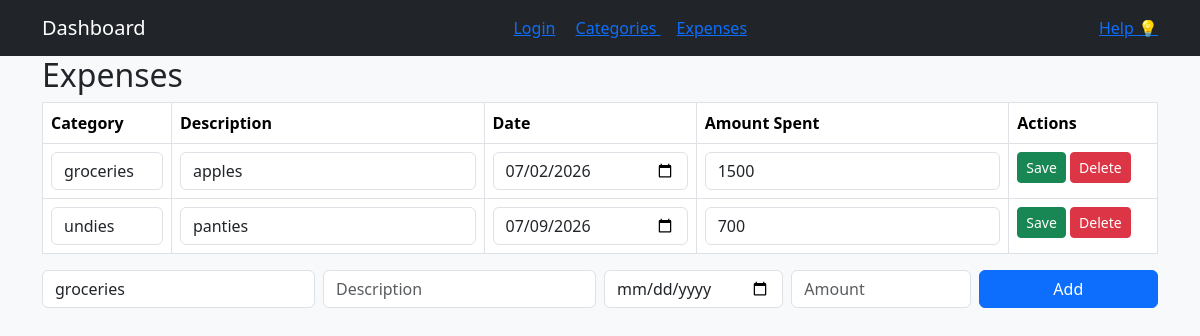
The app's page /view_expenses (signed in) with its own data.
### tables this page shows
CREATE TABLE expenses (id INTEGER PRIMARY KEY AUTOINCREMENT UNIQUE NOT NULL, name TEXT, amount_spent INTEGER NOT NULL, date INTEGER NOT NULL, category_id INTEGER REFERENCES category (id), user_id INTEGER);

CREATE TABLE category (id INTEGER PRIMARY KEY AUTOINCREMENT UNIQUE NOT NULL, name TEXT, spending_limit INTEGER, user_id INTEGER REFERENCES user (id));

### app.py (the view)
@app.route("/view_expenses")
def view_expenses():
    user = session.get("user")
    if not user:
        return redirect(url_for("login"))
    user_id = user[0]
    sql = """SELECT expenses.id, expenses.name, expenses.amount_spent,
                strftime('%Y-%m-%d', expenses.date)
                AS date, category.name AS category, expenses.category_id FROM expenses
                JOIN category ON expenses.category_id = category.id WHERE expenses.user_id = ?"""
    expenses = query_db(sql, args=(user_id,))
    sql = "SELECT * FROM category WHERE user_id = ?"
    categories = query_db(sql, args=(user_id,))
    return render_template("expenses.html", expenses=expenses, categories=categories)

### app.py (called while the page is built)
def get_db():
    db = getattr(g, '_database', None)
    if db is None:
        db = g._database = sqlite3.connect(DATABASE)
    return db

def query_db(query, args=(), one=False):
    cur = get_db().execute(query, args)
    rv = cur.fetchall()
    cur.close()
    return (rv[0] if rv else None) if one else rv

### templates/expenses.html (shortened to what this page needs)
<!DOCTYPE html>
<html lang="en">
<head>
</head>
<body>
    {%extends "base.html"%}
    {%block content%}
    <h2>Expenses</h2>
    <table class="table table-bordered">
        <tr><th>Category</th> <th>Description</th><th> Date</th><th> Amount Spent</th>  <th>Actions</th></tr>
        {%for expense in expenses%}
            <tr>
              <form method = "POST" action = "{{url_for ('edit_expenses', id_iterable=expense[0]) }}">
                <td>
                    <select name= "category_id" class="form-control">
                        {% for category in categories %}
                            <option value="{{category[0]}}" {% if category[0] == expense[5] %}selected{% endif %}>{{category[1]}}</option>
                        {%endfor%}
                    </select>
                </td>
                <td><input class = "form-control" name= "name" value = "{{expense[1]}}"></td>
                <td><input class="form-control" type="date" name="date" value="{{expense[3]}}"></td>
                <td><input class = "form-control" name= "amount_spent" value = "{{expense[2]}}"></td>
                <td>
                    <button class="btn btn-success btn-sm"> Save</button>
                    <a href = "{{url_for ('delete_expenses', id_iterable=expense[0])}}" class = "btn btn-danger btn-sm"> Delete</a>
                </td>
              </form>
            </tr>
        {%endfor%}
    </table>
    <form method = "POST" action="{{url_for('add_expenses')}}" class="row g-2 mb-3">
        <div class = "col-md-3">
            <select class = "form-control" name = "category_id" required>
                {%for category in categories%}
                    <option value = "{{category[0]}}">{{category[1]}}</option>
                {%endfor%}
            </select>
        </div>
        <div class ="col-md-3"><input class="form-control" name="name" placeholder= "Description" required></div>
        <div class ="col-md-2"><input class="form-control" type="date" name="date" required></div>
        <div class ="col-md-2"><input class="form-control" name="amount_spent" placeholder= "Amount" required></div>
        <div class ="col-md-2"><button class="btn btn-primary w-100"> Add </button></div>
    </form>
{%endblock%}

### records on screen
expenses: category_id "groceries", name "apples", date "07/02/2026", amount_spent "1500"
expenses: category_id "undies", name "panties", date "07/09/2026", amount_spent "700"

### other values on screen
form field category_id "groceries"
